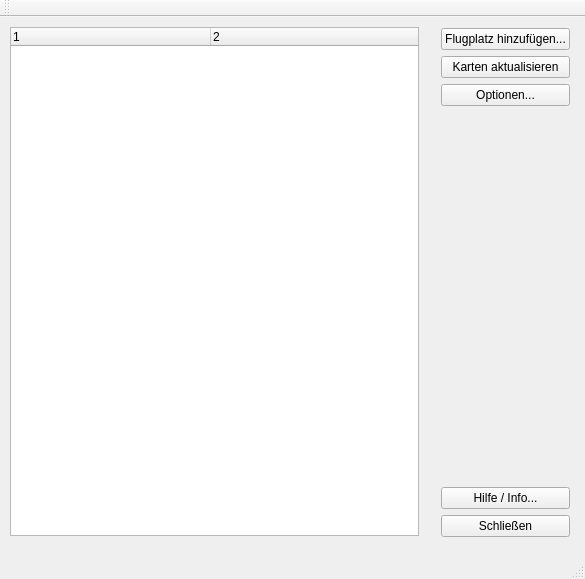
<?xml version="1.0" encoding="UTF-8"?>
<ui version="4.0">
 <class>CMainWindow</class>
 <widget class="QMainWindow" name="CMainWindow">
  <property name="geometry">
   <rect>
    <x>0</x>
    <y>0</y>
    <width>585</width>
    <height>579</height>
   </rect>
  </property>
  <property name="windowTitle">
   <string>ChartButler (C) 2012 Joerg Pauly</string>
  </property>
  <property name="windowIcon">
   <iconset>
    <normaloff>Icon1.ico</normaloff>Icon1.ico</iconset>
  </property>
  <widget class="QWidget" name="centralWidget">
   <widget class="QWidget" name="horizontalLayoutWidget">
    <property name="geometry">
     <rect>
      <x>-1</x>
      <y>-1</y>
      <width>431</width>
      <height>531</height>
     </rect>
    </property>
    <layout class="QHBoxLayout" name="horizontalLayout">
     <item>
      <widget class="QTreeWidget" name="trvCharts">
       <property name="columnCount">
        <number>2</number>
       </property>
       <attribute name="headerDefaultSectionSize">
        <number>200</number>
       </attribute>
       <attribute name="headerMinimumSectionSize">
        <number>100</number>
       </attribute>
       <column>
        <property name="text">
         <string notr="true">1</string>
        </property>
       </column>
       <column>
        <property name="text">
         <string notr="true">2</string>
        </property>
       </column>
      </widget>
     </item>
    </layout>
   </widget>
   <widget class="QWidget" name="verticalLayoutWidget">
    <property name="geometry">
     <rect>
      <x>430</x>
      <y>0</y>
      <width>151</width>
      <height>531</height>
     </rect>
    </property>
    <layout class="QVBoxLayout" name="verticalLayout">
     <item>
      <widget class="QPushButton" name="cmdAdd">
       <property name="toolTip">
        <string>Einen neuen Flugplatz abonnieren und die Karten herunterladen.</string>
       </property>
       <property name="text">
        <string>Flugplatz hinzufügen...</string>
       </property>
      </widget>
     </item>
     <item>
      <widget class="QPushButton" name="cmdUpdate">
       <property name="toolTip">
        <string>Alle abonnierten Karten auf Aktualität prüfen und ggf. aktualisieren.</string>
       </property>
       <property name="text">
        <string>Karten aktualisieren</string>
       </property>
      </widget>
     </item>
     <item>
      <widget class="QPushButton" name="cmdOptions">
       <property name="toolTip">
        <string>Login-Daten für GAT24.de und Karten-Ablagepfad festlegen.</string>
       </property>
       <property name="text">
        <string>Optionen...</string>
       </property>
      </widget>
     </item>
     <item>
      <spacer name="verticalSpacer">
       <property name="orientation">
        <enum>Qt::Vertical</enum>
       </property>
       <property name="sizeHint" stdset="0">
        <size>
         <width>20</width>
         <height>40</height>
        </size>
       </property>
      </spacer>
     </item>
     <item>
      <widget class="QPushButton" name="cmdHelpInfo">
       <property name="toolTip">
        <string>Hilfe zu und Informationen über ChartButler anzeigen.</string>
       </property>
       <property name="text">
        <string>Hilfe / Info...</string>
       </property>
      </widget>
     </item>
     <item>
      <widget class="QPushButton" name="cmdClose">
       <property name="toolTip">
        <string>ChartButler beenden und Fenster schließen.</string>
       </property>
       <property name="text">
        <string>Schließen</string>
       </property>
      </widget>
     </item>
    </layout>
   </widget>
  </widget>
  <widget class="QMenuBar" name="menuBar">
   <property name="geometry">
    <rect>
     <x>0</x>
     <y>0</y>
     <width>585</width>
     <height>21</height>
    </rect>
   </property>
  </widget>
  <widget class="QToolBar" name="mainToolBar">
   <attribute name="toolBarArea">
    <enum>TopToolBarArea</enum>
   </attribute>
   <attribute name="toolBarBreak">
    <bool>false</bool>
   </attribute>
  </widget>
  <widget class="QStatusBar" name="statusBar"/>
 </widget>
 <layoutdefault spacing="6" margin="11"/>
 <resources/>
 <connections/>
</ui>
